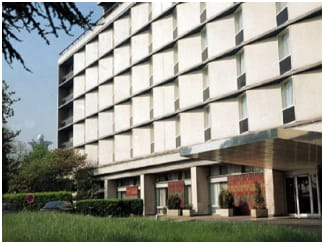
#> input picture building.jpeg, 325 x 245 px
$ python building_detect.py
#> lines starting #> are read from the running program, lines starting #| are printed output that depends on the picture; after the words box and inside, x2 and y2 are one past the last pixel; in counts of white or black regions, pixels touching at a corner belong together
import cv2
import numpy as np

# 1. Görüntüyü yükle
img = cv2.imread('building.jpeg')
#> img is the input picture: shape (245, 325, 3); mean B, G, R 137.1, 146.8, 146.1
# 2. Gri tonlamaya çevir
gray = cv2.cvtColor(img, cv2.COLOR_BGR2GRAY)
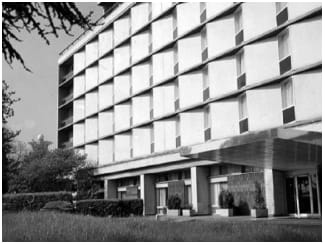
#> gray: shape (245, 325); min 0, max 255, mean 145.5
# 3. Kenar tespiti (Canny) uygula
edges = cv2.Canny(gray, 50, 150, apertureSize=3)
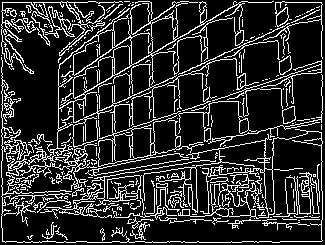
#> edges: shape (245, 325); 17.7% white in thin lines or dots

# 4. Olasılıksal Hough Çizgi Dönüşümü parametreleri [cite: 154, 155]
minLineLength = 100
maxLineGap = 10

# Fonksiyonu uygula [cite: 156]
lines = cv2.HoughLinesP(edges, 1, np.pi/180, 100, minLineLength, maxLineGap)
#> lines = 53 rows, first 6: [211, 59, 224, 53], [99, 2, 113, 2], [153, 242, 166, 242], [231, 50, 251, 41], [119, 72, 205, 22], [248, 2, 271, 2]

# 5. Tespit edilen çizgileri görsel üzerine çiz [cite: 158]
if lines is not None:
    for line in lines:
        x1, y1, x2, y2 = line[0]
        cv2.line(img, (x1, y1), (x2, y2), (0, 0, 255), 2) # Kırmızı renkte çizim
#> this loop made 53 passes
#> (x1, y1, x2, y2) on passes 1 to 12: (211, 59, 224, 53), (99, 2, 113, 2), (153, 242, 166, 242), (231, 50, 251, 41), (119, 72, 205, 22), (248, 2, 271, 2), (2, 23, 2, 12), (292, 73, 308, 68), (199, 242, 230, 242), (101, 110, 113, 105), (2, 213, 2, 197), (321, 239, 321, 220)
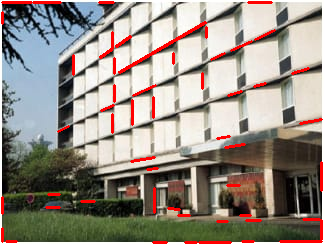
#> img: shape (245, 325, 3); 3.97% of pixels changed, all inside (x1, y1, x2, y2) = (1, 1, 323, 244)

# Sonucu göster
cv2.imshow('Bina Hat Tespiti', img)
cv2.waitKey(0)
cv2.destroyAllWindows()
